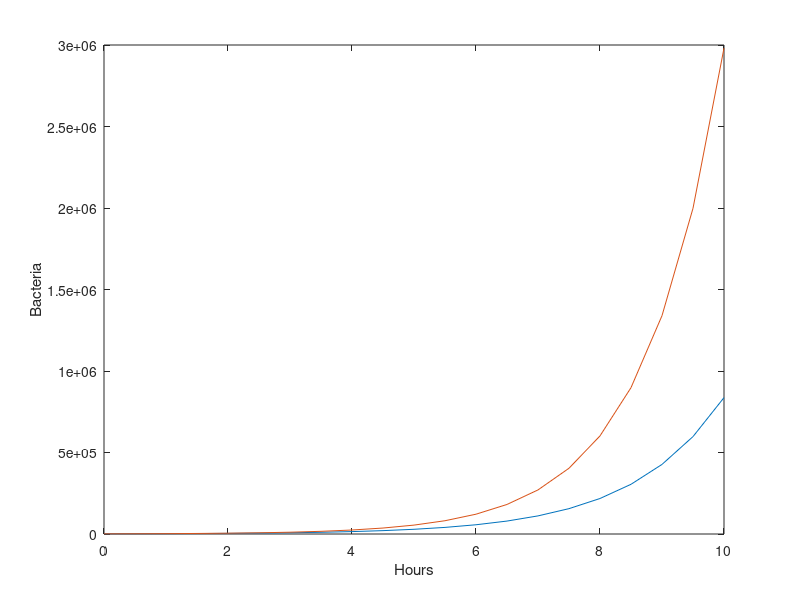

Source code (MATLAB): (Note: this script raises an error after producing the figure.)
% Square root of 2 with Newton's method.
% See section 2.6.1 in text book.
format compact
a = 2;
x = a/2;
disp(' Newtons''s iteration for sqrt(2) ')
for t = 1:6
    x = (x + a/x)/2;
    disp( x )
end

disp( 'Matlab''s value: ' )
disp( sqrt(2) )
format

% Newton's method applied to solving the equation cos(x) = x^3.
% Actually solving for the roots of the equation cos(x) - x^3.
format compact
x = .5;
disp(' Newton''s iteration for solving cos(x) = x^3 ')
for i=1:6
    x = x - (cos(x) - x^3)/(-sin(x) - 3*x^2);
    disp(x);
end

format

% Solving differential equation dN/dR
h = 0.5;
r = 0.8;
a = 0;
b = 10;
m = (b-a)/h;
N = zeros(1,m+1);
N(1) = 1000;
t = a:h:b;

for i=1:m
    N(i+1) = N(i) + r*h*N(i);
end
Nex = N(1) * exp(r*t);
format bank
disp( [t' N' Nex'] )
plot(t,N), xlabel('Hours'), ylabel('Bacteria')
hold on % on the same graph, plot:
plot(t,Nex), hold off % don't plot on same anymore
format;


% Example of if-else statements, logical operators, etc.
disp('Random balance calculator');
bal = 15000 * rand;
if (bal < 5000)
    rate = 0.09;
elseif (bal < 10000)
    rate = 0.12;
else
    rate = 0.15;
end

format bank;
disp('The old balance is: ');
disp(bal);
disp('The rate is: ');
disp(rate);

newbal = bal + rate*bal;
disp('New balance is: ');
disp(newbal);
format;

% Example of a switch statement.
d = floor(3*rand) + 1;
switch (d)
    case (1)
        disp('a');
    case (2*1)
        disp('b');
    case (3)    
        disp('c');
end

% Another example of a switch statment.
d = floor(10*rand);  % some int b/w 0 and 10
switch (d)
    case {2, 4, 6, 8}
        disp('even number!');
    case {1, 3, 5, 7, 9}
        disp('odd number!');
    otherwise
        disp('must be 0');
end

% Projectile simulation
%Trajectory in constant acceleration in one direction

dt = .1;
g = 9.8;
a = 2;
b = 22;
m = (b-a)/dt;
y = zeros(1,m+1);
v = zeros(1,m+1);
v(1) = 100;
y(1) = 0;
t = a:dt:b;

for i=1:m
    v(i+1) = v(i) - g*dt;
    y(i+1) = y(i) + v(i)*dt;
end

disp('The final position is: ');
disp(y(b+1));

% Projectile simulation outputting when the object 
% is at maximum height and when it hits the ground.
g = .81;
v0 = input('Launch speed in m/s: ');
th0 = input('Launch angle in degress: ');
th0 = pi*th0/180;   % to radians

txMax = (2*v0/g)*sin(th0);
xmax = txmax*v0*cos(th0);

dt = tmax/100;
t = 0:dt:tmax;

x = v0*cos(th0) .*t;
y = v0*sin(th0) .*t - (g/2) .* t.^2;;

vx = v0*cos(th0);
vy = v0*sin(th0) - g.*t;

% menu input example
k = 0;
while k ~= 3
    k = menu('Click your option', 'Do this', 'Do that', 'Quit')
    if k == 1
        disp('Do this ... press any to continue');
        pause
    elseif k == 2
        disp('Do that ... press any to continue');
        pause
    end
end

% loop with newton's method to find zeros of function in f.m
steps = 0;
x = input('initial guess? ');
re = 1e-5;  % relative error
myrel = 1;
while (myrel > re && steps < 20)
    xold = x;
    x = x - f(x)/df(x);
    steps = steps+1;
    disp([x f(x)]);
    myrel = abs((x - xold)/x);
end
if (myrel <= re)
    fprintf('Zero found at x = %d\n', x);
else
    disp('Zero not found');
end

% sawtooth written as fourier series
t = 0:2e-6:2e-3;
vst = .5*ones(size(t));
for n=1:5
    vst = vst-(1/(n*pi))*sin(2000*n*pi*t);
end
subplot(1,2,1);
plot(t,vst);
axis([0 2e-3 -.5 1.5]);
for n=6:10
    vst = vst-(1/(n*pi))*(sin(2000*n*pi*t));
end
subplot(1,2,2);
plot(t,vst);
axis([0 2e-3 -.5 1.5]);

% advanced data structure
student(1).name = 'Carey';
student(1).age = 18;
student(2).name = 'David';
student(2).age = 16;

c(1,1) = {rand(3)};
c(1,2) = {char('Bongani', 'Thandeka')};
c(2,1) = {13};
c(2,2) = {student};
